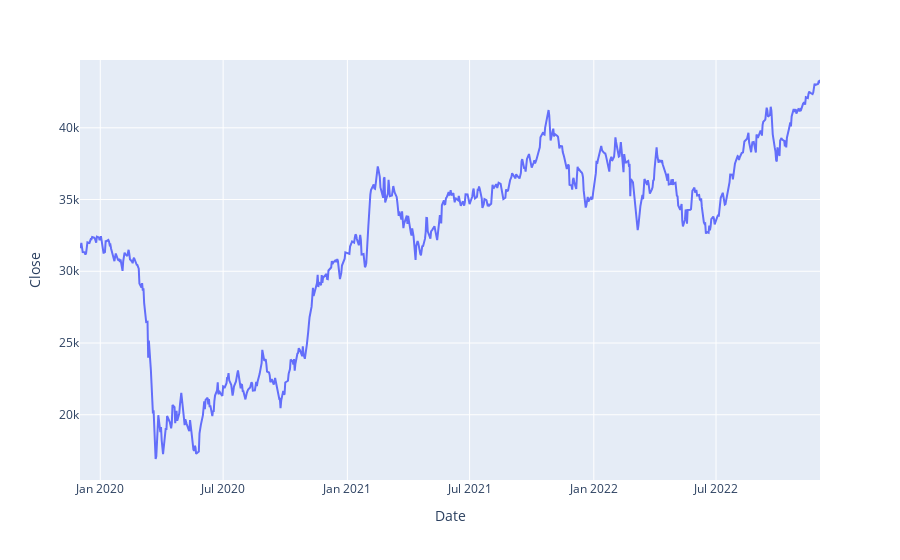

The notebook cell this image was saved under:
### Code cell
fig = px.line(df, x='Date', y='Close')
fig.show()

### Figure 1 — Plotly figure (JSON) as saved in the notebook; plotly's stock layout.template omitted (floating-point values rounded to 4 significant figures; data arrays with more than 128 entries replaced by an {"elided": "..."} marker saying what was removed)
{"data": [{"hovertemplate": "Date=%{x}<br>Close=%{y}<extra></extra>", "legendgroup": "", "line": {"color": "#636efa", "dash": "solid"}, "marker": {"symbol": "circle"}, "mode": "lines", "name": "", "orientation": "v", "showlegend": false, "type": "scatter", "x": {"elided": "745 str values"}, "xaxis": "x", "y": {"elided": "745 float values"}, "yaxis": "y"}], "layout": {"legend": {"tracegroupgap": 0}, "margin": {"t": 60}, "xaxis": {"anchor": "y", "domain": [0, 1], "title": {"text": "Date"}}, "yaxis": {"anchor": "x", "domain": [0, 1], "title": {"text": "Close"}}}}
